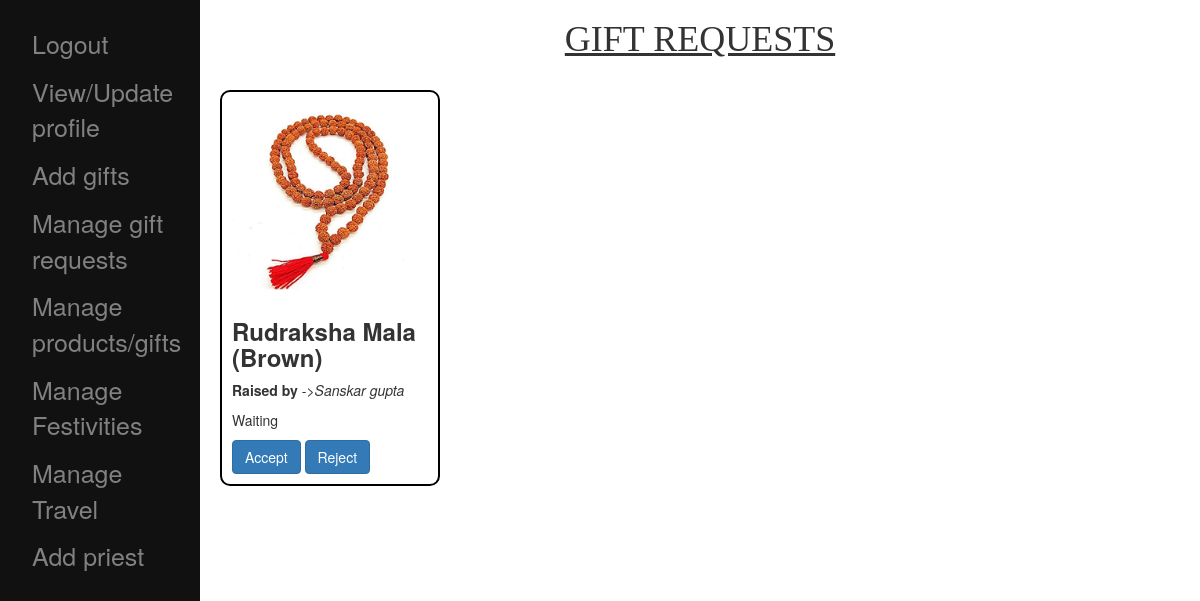
The page /adminn/view_gift_requests on the database its author committed.
### customers/models.py (models this page shows)
class gift_requests(models.Model):
    raised_by=models.ForeignKey(app_users,on_delete=models.CASCADE)
    product_associated=models.ForeignKey(color_quantity,on_delete=models.CASCADE)
    status_choices = [
        ('Accepted', 'Accepted'),
        ('Rejected', 'Rejected'),
        ('Waiting','Waiting')
    ]
    status=models.CharField(max_length=20,choices=status_choices,default='Waiting')

### main_app/models.py (models this page shows, shortened)
class color_quantity(models.Model):
    color=models.CharField(max_length=20)
    quantity=models.IntegerField()
    price=models.IntegerField(default=0)
    photo=models.ImageField(verbose_name="photo",upload_to='images',null=True)
    product=models.ForeignKey(pooja_products,related_name="product",on_delete=models.CASCADE)
    slug=models.SlugField(unique=True,null=True)

class pooja_products(models.Model):
    name=models.CharField(max_length=50)
    size=models.CharField(max_length=50)
    description=models.TextField()

class app_users(models.Model):
    name=models.CharField(max_length=30)
    phone=models.IntegerField(null=True)
    alternate_phone=models.IntegerField(null=True)
    email=models.EmailField(null=True)
    password=models.CharField(max_length=100)
    anniversary=models.DateField(null=True)
    date_of_birth=models.DateField(null=True)
    permanent_Address=models.OneToOneField(permanent_Address,on_delete=models.CASCADE,null=True)
    active=models.BooleanField(default=True)
    user_choices = [
        ('Admin', 'Admin'),
        ('Customer', 'Customer'),
    ]
    user_type=models.CharField(max_length=10,choices=user_choices,default='Customer')
    last_otp=models.IntegerField(null=True)
    user_id=models.OneToOneField(User,on_delete=models.CASCADE,null=True)

### main_app/views.py (the view)
# urls.py: path('view_gift_requests',views.view_gift_requests),
def view_gift_requests(request):
    requests=gift_requests.objects.all()
    return render(request,'admin/view_gift_requests.html',{'requests':requests})

### templates/admin/view_gift_requests.html (shortened to what this page needs)
{% extends 'addons/sidenav.html'%}
{% block extra_head %}
<link rel="stylesheet" href="https://cdnjs.cloudflare.com/ajax/libs/font-awesome/4.7.0/css/font-awesome.min.css">
{% endblock %}
{% block mymessage %}      <div class="main">    <h1 style="text-align:center; font-family:Georgia, 'Times New Roman', Times, serif;"><u> GIFT REQUESTS</u></h1>
        {% for request in requests %}
        <div class="card" style="width: 22rem; display:inline-block; padding:10px; margin:20px; border:2px solid black; border-radius: 10px;">
           <a href="/adminn/edit_product/{{request.product_associated.id}}"><img style="height:fit-content; width:100%"class="card-img-top" src="{{ request.product_associated.photo.url }}" alt="Card image cap"></a>
            <div class="card-body">
              <h3 class="card-title" style="text-transform:capitalize;"><b>{{ request.product_associated.product.name }} ({{ request.product_associated.color }})</b></h3>
              <p class="card-text"><b>Raised by  </b> -><i>{{ request.raised_by.name }}</i></p>
              <p class="card-text"> {{ request.status }}</p>
             <a style="text-decoration:none;" href="/adminn/accept_gift_request/{{request.id}}" class="btn btn-primary"> Accept</a>
              <a href="/adminn/reject_gift_request/{{request.id}}" class="btn btn-primary">Reject</a>
            </div>
          </div>
          {% endfor %}
</div>
{% endblock %}

### templates/addons/sidenav.html (style rules this page uses)
body { font-family: "Lato", sans-serif; }
.main { margin-left: 200px; }

### templates/admin/view_gift_requests.html (style rules this page uses)
body { font-family: 'Times New Roman', Times, serif; }

### rows shown on the page
gift_requests: product_associated.photo (picture), product_associated.product.name "Rudraksha Mala", product_associated.color "Brown", raised_by.name "Sanskar gupta", status "Waiting"
